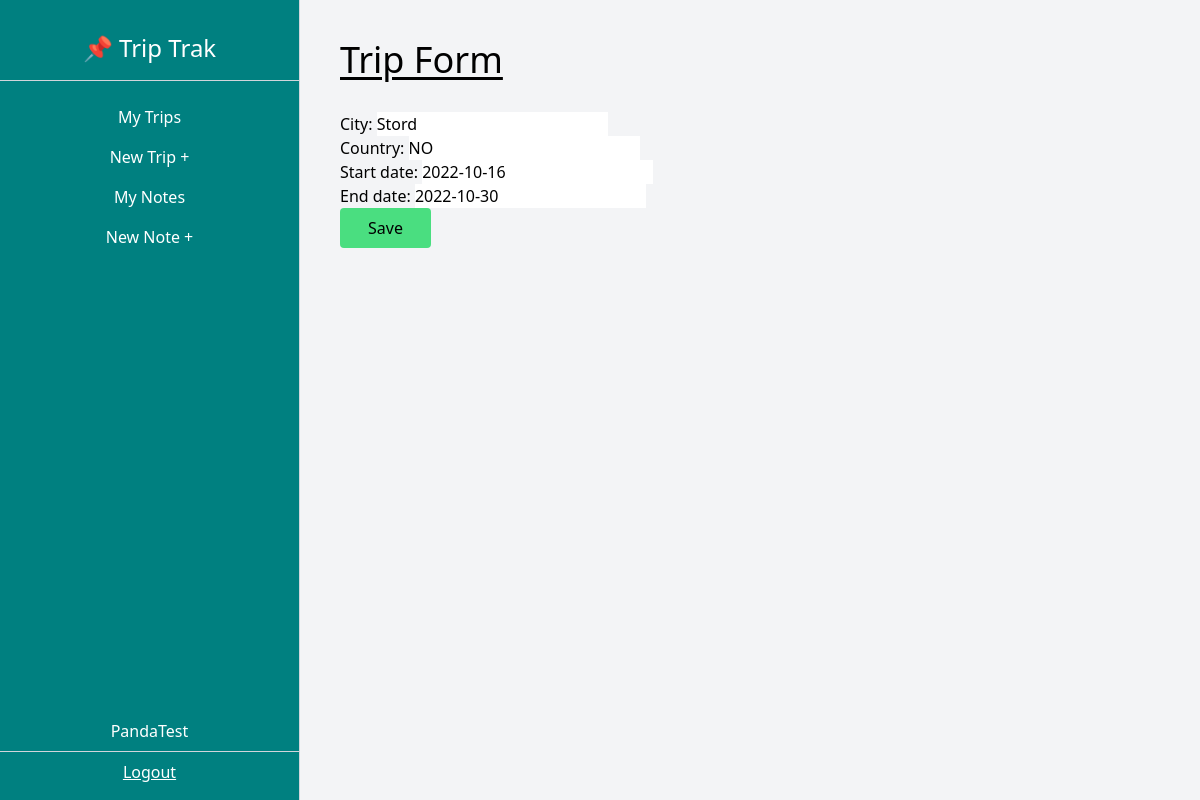
/dashboard/trip/3/update/ (signed in), run on the app's committed database.
### trips/models.py (models this page shows, shortened)
class Trip(models.Model):
    city = models.CharField(max_length=200, blank=True, null=True, default='Not Specified')
    country = models.CharField(max_length=200, blank=True, null=True, default='Not Specified')
    start_date = models.DateField(blank=True, null=True, default=datetime.date.today)
    end_date = models.DateField(blank=True, null=True, default=datetime.date.today)
    owner = models.ForeignKey(User, related_name='trips', on_delete=models.CASCADE)

### trips/views.py (the view)
# urls.py: path('dashboard/trip/<int:pk>/update/', TripUpdateView.as_view(), name='trip-update'),
class TripUpdateView(LoginRequiredMixin, UpdateView):
    model = Trip
    fields = ['city', 'country', 'start_date', 'end_date']
    success_url = reverse_lazy('trips-list')

### trips/templates/trips/trip_form.html (shortened to what this page needs)
{% extends 'trips/_base.html' %}
{% load tailwind_filters %}
{% block content %}
<h1 class="text-4xl underline underline-offset-4 mb-8">Trip Form</h1>
<form action="" method="POST">
    {{form|crispy}}
    <input class="bg-green-400 px-7 py-2 rounded transition duration-300 ease-in-out hover:cursor-pointer hover:bg-green-300 transform hover:scale-105" type="submit" value="Save">
</form>
{% endblock content %}

### trips/templates/trips/_base.html (shortened to what this page needs)
<!DOCTYPE html>
<html lang="en">
<head>
    <script src="https://cdn.tailwindcss.com"></script>
</head>
<body class="bg-gray-100">
    <div class="flex flex-col md:flex-row h-screen">
        <div id="menu" class="md:h-screen main-teal text-white w-full md:w-1/4 md:max-w-xs py-2 md:pt-8 md:pb-2 flex flex-col items-center justify-start border-r border-gray-300 hidden md:flex">
            <div class="border-b border-gray-300 w-full text-center pb-4 text-2xl">
                <h1>📌 Trip Trak</h1>
            </div>
            <div class="pt-4 w-full text-center">
                <ul class="flex md:flex-col justify-around px-2 md:px-0 pb-2 md:pb-0">
                    <a href="{% url 'trips-list' %}" class="w-full">
                        <li class="py-2 px-3 md:px-0 hover-teal hover:cursor-pointer transition duration-300 ease-in-out">My Trips</li>
                    </a>
                    <a href="{% url 'trip-create' %}" class="w-full">
                        <li class="py-2 px-3 md:px-0 hover-teal hover:cursor-pointer transition duration-300 ease-in-out">New Trip +</li>
                    </a>
                    <a href="{% url 'note-list' %}" class="w-full">
                        <li class="py-2 px-3 md:px-0 hover-teal hover:cursor-pointer transition duration-300 ease-in-out">My Notes</li>
                    </a>
                    <a href="{% url 'note-create' %}" class="w-full">
                        <li class="py-2 px-3 md:px-0 hover-teal hover:cursor-pointer transition duration-300 ease-in-out">New Note +</li>
                    </a>
                </ul>
            </div>
            <div class="mt-auto w-full text-center flex md:flex-col justify-evenly py-2 md:pt-0">
                <p>{{user.username}}</p>
                <hr class="my-2 border-gray-300">
                <a class="underline text-white hover:text-gray-200 transition duration-300 ease-in-out" href="{% url 'logout' %}">
                    Logout
                </a>
            </div>
        </div>
        <div class="w-full md:w-3/4 p-10 overflow-auto">
            {% block content %}
            {% endblock content %}
        </div>
    </div>
</body>
</html>

### trips/templates/trips/_base.html (style rules this page uses)
.main-teal { background-color: #008080; transition: background-color 0.3s ease-in-out; }

### data on the page
Trip: city "Stord", country "NO", start_date "2022-10-16", end_date "2022-10-30"

### other printed values
{{ user.username }} "PandaTest"
